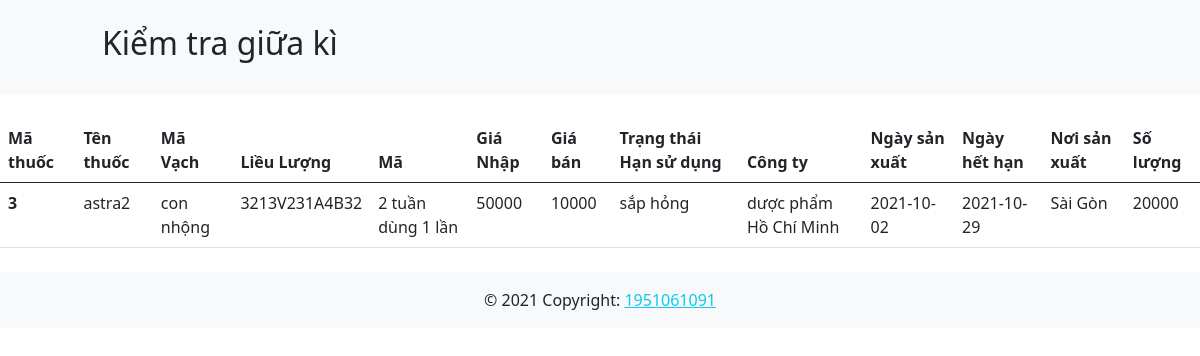
Screenshot of /detail.php?id=3 with the database file from the repository.
### tables this page shows
CREATE TABLE `drugs` (
  `id` int(29) UNSIGNED NOT NULL,
  `name` varchar(100) NOT NULL,
  `type` varchar(100) NOT NULL,
  `barcode` varchar(100) NOT NULL,
  `dose` varchar(100) NOT NULL,
  `code` varchar(100) NOT NULL,
  `cost_price` int(20) NOT NULL,
  `selling_price` int(100) NOT NULL,
  `expiry` varchar(100) NOT NULL,
  `company_name` varchar(100) NOT NULL,
  `production_date` date NOT NULL,
  `expiration_date` date NOT NULL,
  `place` varchar(100) NOT NULL,
  `quantity` int(50) NOT NULL
);

### src/detail.php (the view)
<?php
include 'header.php';
if (isset($_GET['id'])) {
    $id = $_GET['id'];
}
?>
<main>
    <table class="table my-4">
        <thead>
            <tr>
                <th scope="col">Mã thuốc</th>
                <th scope="col">Tên thuốc</th>
                <th scope="col">Mã Vạch</th>
                <th scope="col">Liều Lượng</th>
                <th scope="col">Mã</th>
                <th scope="col">Giá Nhập</th>
                <th scope="col">Giá bán</th>
                <th scope="col">Trạng thái Hạn sử dụng</th>
                <th scope="col">Công ty</th>
                <th scope="col">Ngày sản xuất</th>
                <th scope="col">Ngày hết hạn</th>
                <th scope="col">Nơi sản xuất</th>
                <th scope="col">Số lượng</th>
            </tr>
        </thead>
        <tbody>
            <?php
            include 'config.php';
            $sql = "SELECT * FROM `drugs` where id = $id";
            $result = mysqli_query($conn, $sql);
            if (mysqli_num_rows($result) > 0) {
                while ($row = mysqli_fetch_assoc($result)) {
                    echo '<tr>';
                    echo '<th scope="row">' . $row['id'] . '</th>';
                    echo '<td>' . $row['name'] . '</td>';
                    echo '<td>' . $row['type'] . '</td>';
                    echo '<td>' . $row['barcode'] . '</td>';
                    echo '<td>' . $row['dose'] . '</td>';
                    echo '<td>' . $row['cost_price'] . '</td>';
                    echo '<td>' . $row['selling_price'] . '</td>';
                    echo '<td>' . $row['expiry'] . '</td>';
                    echo '<td>' . $row['company_name'] . '</td>';
                    echo '<td>' . $row['production_date'] . '</td>';
                    echo '<td>' . $row['expiration_date'] . '</td>';
                    echo '<td>' . $row['place'] . '</td>';
                    echo '<td>' . $row['quantity'] . '</td>';
                    echo '</tr>';
                }
            }
            ?>
        </tbody>
    </table>
</main>
<?php
include 'footer.php';
?>

### rows the page displays
drugs: id "3", name "astra2", type "con nhộng", barcode "3213V231A4B32", dose "2 tuần dùng 1 lần", cost_price "50000", selling_price "10000", expiry "sắp hỏng", company_name "dược phẩm Hồ Chí Minh", production_date "2021-10-02", expiration_date "2021-10-29", place "Sài Gòn", quantity "20000"
